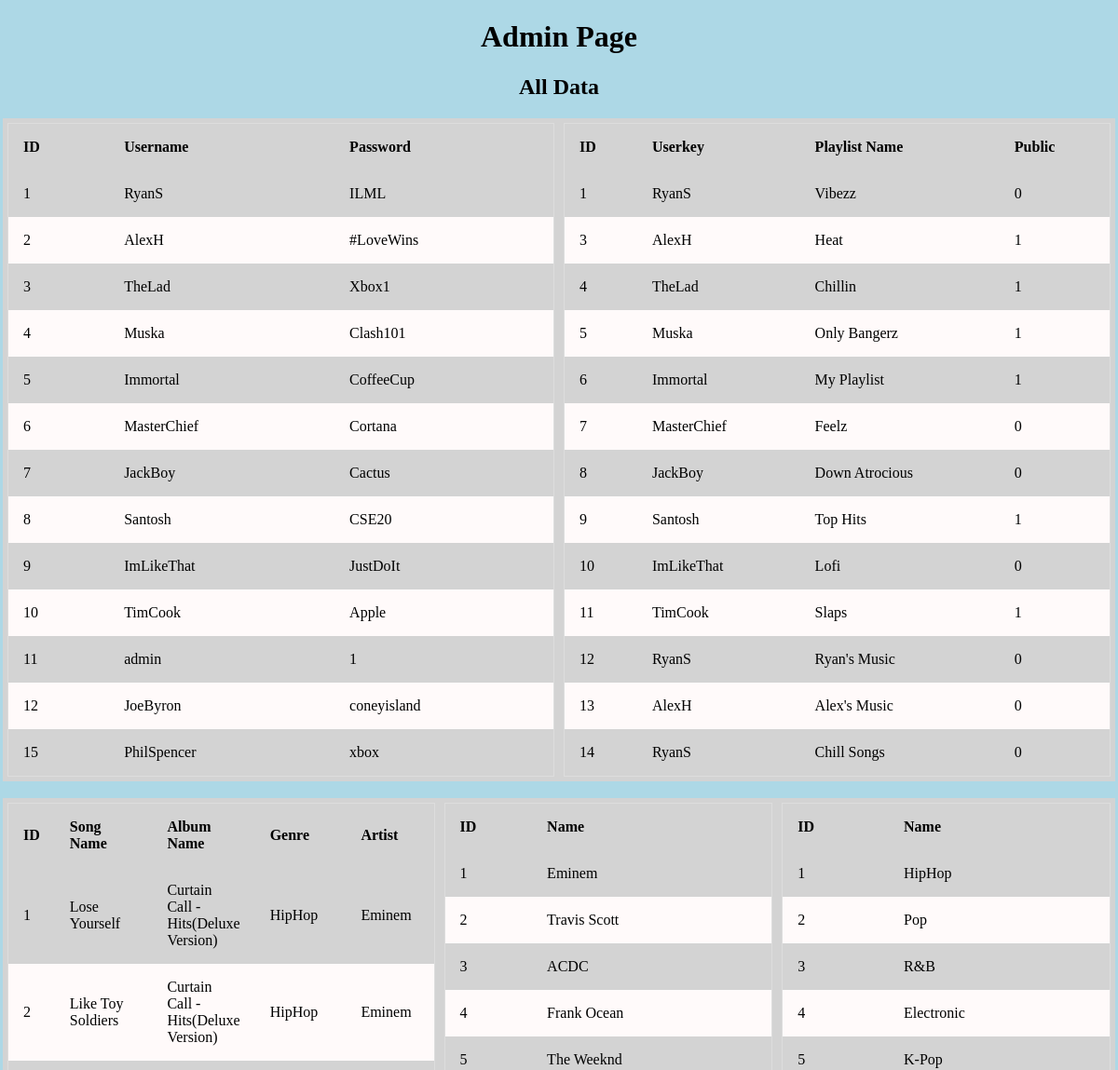
The page /admin (signed in, upper part) on the database as committed earlier.
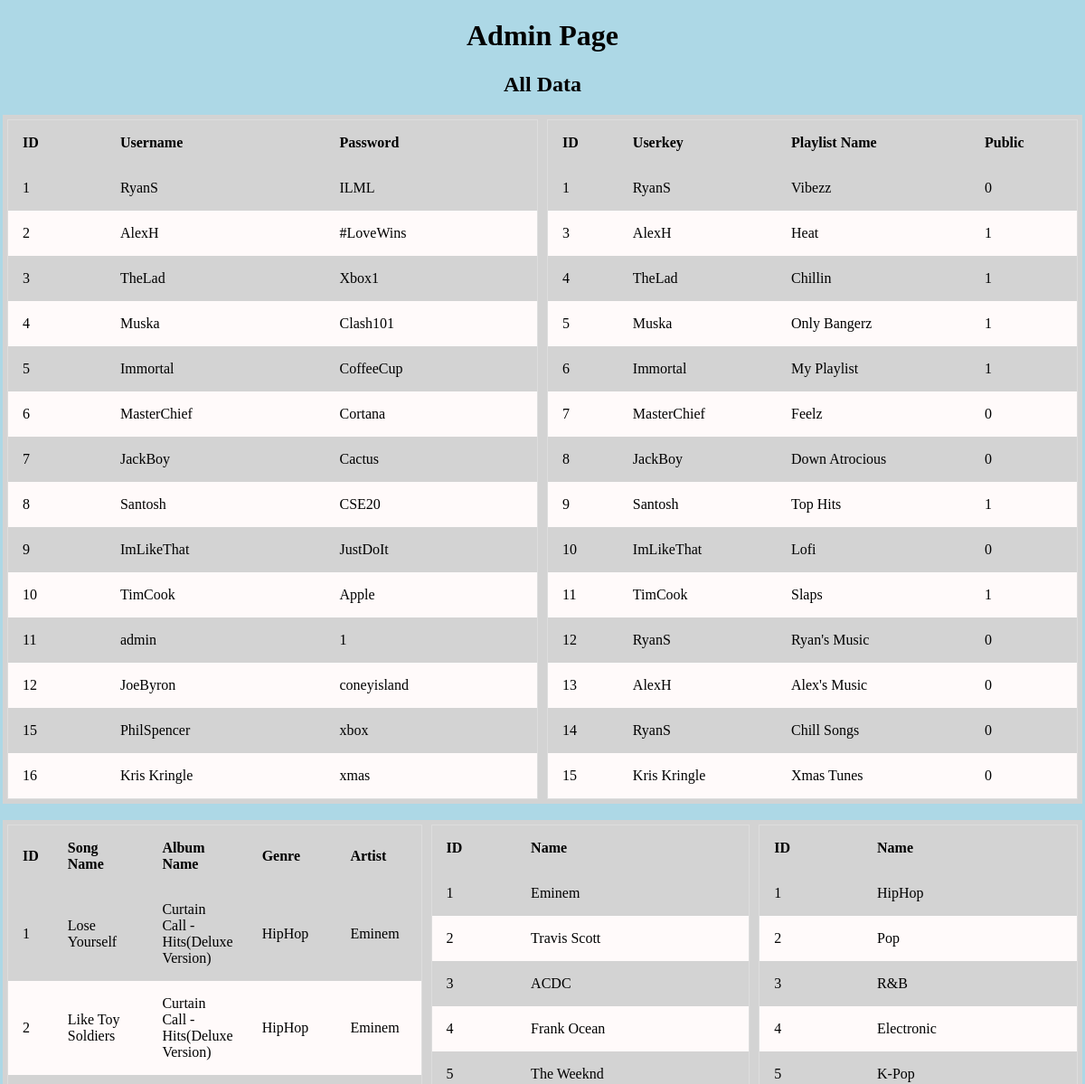
The same page on the database as committed later.
### runner.py (models this page shows, shortened)
class Users(UserMixin, db.Model):
    __tablename__ = "Users"
    id = db.Column(db.Integer, primary_key = True)
    username = db.Column(db.String, nullable = False)
    password = db.Column(db.String, nullable = False)

class Playlists(db.Model):
    __tablename__ = "Playlists"
    id = db.Column(db.Integer, primary_key = True)
    userkey = db.Column(db.Integer, nullable = False)
    name = db.Column(db.String, nullable = False)
    public = db.Column(db.Integer, nullable = False)

class Songs(db.Model):
    __tablename__ = "Songs"
    id = db.Column(db.Integer, primary_key = True)
    name = db.Column(db.String, nullable = False)
    albumkey = db.Column(db.Integer)
    genrekey = db.Column(db.Integer, nullable = False)
    artistkey = db.Column(db.Integer, nullable = False)

class Albums(db.Model):
    __tablename__ = "Albums"
    id = db.Column(db.Integer, primary_key = True)
    name = db.Column(db.String, nullable = False)
    year = db.Column(db.Integer, nullable = False)

class Genres(db.Model):
    __tablename__ = "Genres"
    id = db.Column(db.Integer, primary_key = True)
    name = db.Column(db.String, nullable = False)

class Artists(db.Model):
    __tablename__ = "Artists"
    id = db.Column(db.Integer, primary_key = True)
    name = db.Column(db.String, nullable = False)

### runner.py (the view, shortened to what this page needs)
@app.route("/admin", methods = ["GET", "POST", "PUT", "DELETE"])
@login_required
def admin():
    if request.method == "GET":
        users = Users.query.all()
        albums = Albums.query.all()
        artists = Artists.query.all()
        genres = Genres.query.all()
        playlists = Playlists.query.all()
        usernames_playlists = []
        for row in playlists:
            user = Users.query.filter_by(id = row.userkey).first()
            usernames_playlists.append(user.username)
        songs = Songs.query.all()
        song_albums = []
        song_genres = []
        song_artists = []
        for row in songs:
            album = Albums.query.filter_by(id = row.albumkey).first()
            genre = Genres.query.filter_by(id = row.genrekey).first()
            artist = Artists.query.filter_by(id = row.artistkey).first()
            song_albums.append(album.name)
            song_genres.append(genre.name)
            song_artists.append(artist.name)
        return render_template("admin.html", users = users, artists = artists,
        genres = genres, playlists = playlists, usernames_playlists = usernames_playlists,
        songs = songs, song_albums = song_albums, song_genres = song_genres, song_artists = song_artists)

### runner.py (called while the page is built)
@login_manager.user_loader
def load_user(user_id):
    return Users.query.filter_by(id = user_id).first()

### templates/admin.html (shortened to what this page needs)
<!DOCTYPE html>
<html lang = 'en'>
    <head>
        <link href="static/stylesheet.css" rel="stylesheet">
    </head>
    <body class = "admin">
        <h1 class = "center">Admin Page</h1>
        <h2 class = "center">All Data</h2>
        <div class = "row">
            <div class = "column">
                <table id = "usersTable">
                    <thead>
                        <tr>
                            <th>ID</th>
                            <th>Username</th>
                            <th>Password</th>
                        </tr>
                    </thead>
                    <tbody>
                    {% for user in users %}
                        <tr>
                            <td>{{user.id}}</td>
                            <td>{{user.username}}</td>
                            <td>{{user.password}}</td>
                        </tr>
                    {% endfor %}
                    </tbody>
                </table>
            </div>
            <div class = "column">
                <table id = "playlistsTable">
                    <thead>
                        <tr>
                            <th>ID</th>
                            <th>Userkey</th>
                            <th>Playlist Name</th>
                            <th>Public</th>
                        </tr>
                    </thead>
                    <tbody>
                    {% for playlist in playlists %}
                        <tr>
                            <td>{{playlist.id}}</td>
                            <td>{{usernames_playlists[loop.index - 1]}}</td>
                            <td>{{playlist.name}}</td>
                            <td>{{playlist.public}}</td>
                        </tr>
                    {% endfor %}
                    </tbody>
                </table>
            </div>
        </div>
        <br>
        <div class = "row">
            <div class = "column">
                <table id = "songsTable">
                    <thead>
                        <tr>
                            <th>ID</th>
                            <th>Song Name</th>
                            <th>Album Name</th>
                            <th>Genre</th>
                            <th>Artist</th>
                        </tr>
                    </thead>
                    <tbody>
                    {% for song in songs %}
                        <tr>
                            <td>{{song.id}}</td>
                            <td>{{song.name}}</td>
                            <td>{{song_albums[loop.index - 1]}}</td>
                            <td>{{song_genres[loop.index - 1]}}</td>
                            <td>{{song_artists[loop.index - 1]}}</td>
                        </tr>
                    {% endfor %}
                    </tbody>
                </table>
            </div>
            <div class = "column">
                <table id = "artistsTable">
                    <thead>
                        <tr>
                            <th>ID</th>
                            <th>Name</th>
                        </tr>
                    </thead>
                    <tbody>
                    {% for artist in artists %}
                        <tr>
                            <td>{{artist.id}}</td>
                            <td>{{artist.name}}</td>
                        </tr>
                    {% endfor %}
                    </tbody>
                </table>
            </div>
            <div class = "column">
                <table id = "genresTable">
                    <thead>
                        <tr>
                            <th>ID</th>
                            <th>Name</th>
                        </tr>
                    </thead>
                    <tbody>
                    {% for genre in genres %}
                        <tr>
                            <td>{{genre.id}}</td>
                            <td>{{genre.name}}</td>
                        </tr>
                    {% endfor %}
                    </tbody>
                </table>
            </div>
        </div>
    </body>
</html>

### static/stylesheet.css (style rules this page uses)
body { background-color: lightblue; }
.center { text-align: center; }
* { box-sizing: border-box; }
.row { background-color: lightgrey; display: flex; margin-left:-5px; margin-right:-5px; }
.column { flex: 50%; padding: 5px; }
table { border-collapse: collapse; border-spacing: 0; width: 100%; border: 1px solid #ddd; }
th, td { text-align: left; padding: 16px; }
tr:nth-child(even) { background-color: snow; }

Rows that differ between the two databases and show on the page:
added Users: id "16", username "Kris Kringle", password "xmas"
added Playlists: id "15", name "Xmas Tunes", public "0"
